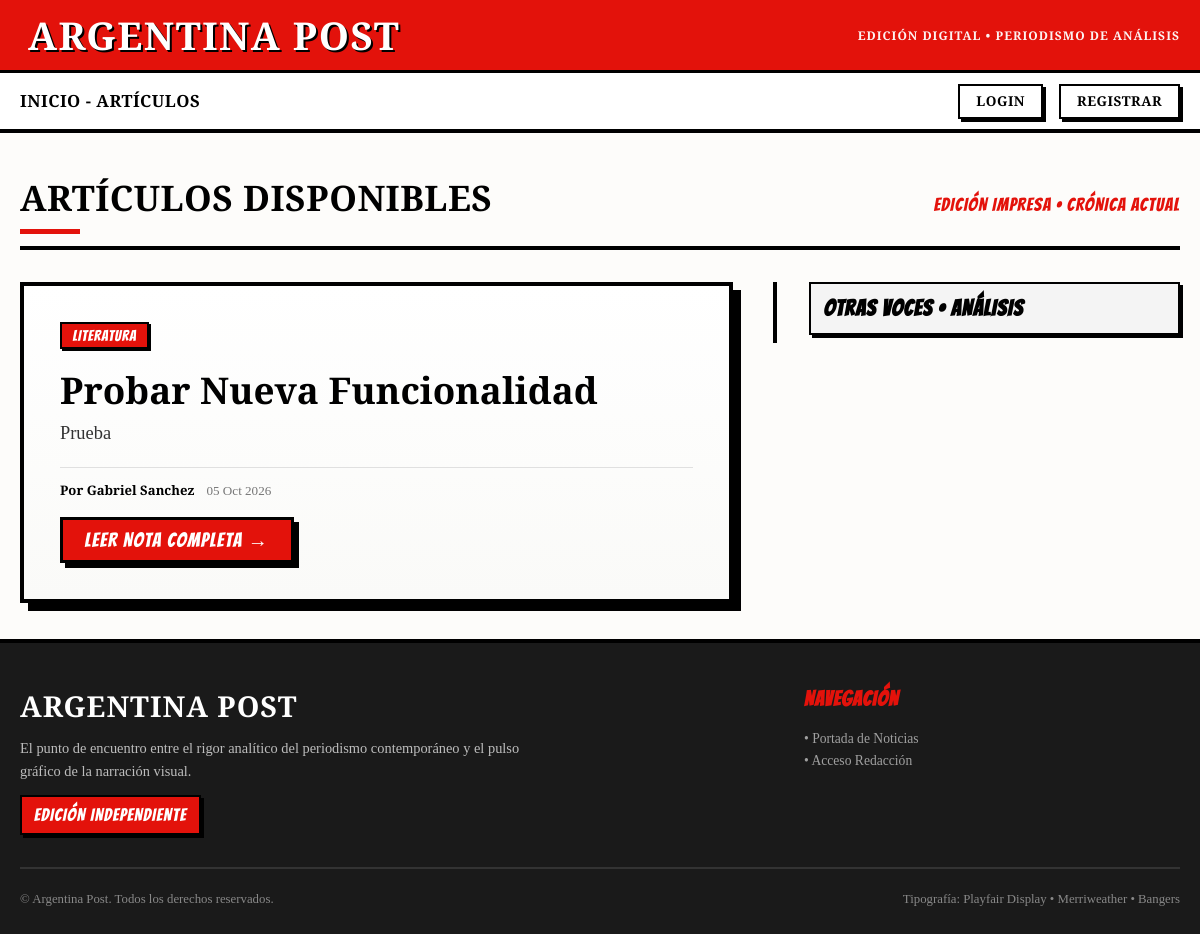
The page / on the database its author committed.
### articles/models.py (models this page shows, shortened)
class Articulos(models.Model):
    title = models.CharField(max_length=200)
    subtitle = models.CharField(max_length = 200, blank=True)
    content = models.TextField()
    opcional_content = models.TextField(blank=True,null=True)
    author = models.ForeignKey(User,on_delete=models.CASCADE)
    category = models.ForeignKey(Categoria,on_delete = models.CASCADE)
    crated_at =models.DateTimeField(auto_now_add=True)
    class Meta:
        verbose_name = "Articulo"
        verbose_name_plural = "Articulos"

class Categoria(models.Model):
    name = models.CharField(max_length=100)

### core/views.py (the view)
# urls.py: path('',Inicio,name="home"),
def Inicio(request:HttpRequest) ->HttpResponse:
    articulos = Articulos.objects.all()
    return render(request,'core/index.html', {"articulos":articulos})

### core/templates/core/index.html (shortened to what this page needs)
{% extends 'base.html' %}
{% load static %}
{% block extra_css %}
<link rel="stylesheet" href="{% static 'articles/css/style.css' %}">
{% endblock extra_css %}
{% block content %}
<section class="portada-header">
    <h2 class="portada-titulo">Artículos Disponibles</h2>
    <span class="portada-edicion">Edición Impresa &bull; Crónica Actual</span>
</section>
{% if articulos %}
<div class="grid-portada">
    <div class="columna-principal">
        {% for articulo in articulos %}
            {% if forloop.first %}
            <article class="tarjeta-articulo tarjeta-destacada">
                {% if articulo.category %}
                <div class="articulo-categoria-wrapper">
                    <span class="badge-comic">{{ articulo.category.name }}</span>
                </div>
                {% endif %}
                <h3 class="articulo-titulo">
                    <a href="{% url 'articles:detalle' articulo.id %}">
                        {{ articulo.title }}
                    </a>
                </h3>
                {% if articulo.subtitle %}
                <p class="articulo-subtitulo">{{ articulo.subtitle }}</p>
                {% endif %}
                <div class="articulo-meta">
                    {% if articulo.author %}
                    <span class="articulo-autor">Por {{ articulo.author.first_name }} {{ articulo.author.last_name }}</span>
                    {% endif %}
                    {% if articulo.crated_at %}
                    <span class="articulo-fecha">{{ articulo.crated_at|date:"d M Y" }}</span>
                    {% endif %}
                </div>
                <div class="articulo-leer-mas">
                    <a href="{% url 'articles:detalle' articulo.id %}" class="btn-comic">Leer Nota Completa &rarr;</a>
                </div>
            </article>
            {% endif %}
        {% endfor %}
    </div>
    <aside class="columna-secundaria">
        <h3 class="columna-secundaria-titulo">Otras Voces &bull; Análisis</h3>
    </aside>
</div>
{% endif %}
{% endblock content %}

### core/static/core/css/style.css (style rules this page uses)
:root { --red-economist: #E3120B; --red-economist-dark: #B80E08; --black-comic: #000000; --white: #FFFFFF; --bg-paper: #FDFCFA; --bg-light: #F4F4F4; --gray-medium: #767676; --gray-dark: #1A1A1A; --comic-border: 3px solid #000000; --comic-border-thin: 2px solid #000000; --comic-border-thick: 4px solid #000000; --comic-shadow: 5px 5px 0px 0px #000000; --comic-shadow-sm: 3px 3px 0px 0px #000000; --comic-shadow-lg: 8px 8px 0px 0px #000000; --font-title: 'Playfair Display', Georgia, 'Times New Roman', serif; --font-body: 'Merriweather', Georgia, serif; --font-comic: 'Bangers', cursive, 'Impact', sans-serif; }
*, *::before, *::after { box-sizing: border-box; margin: 0; padding: 0; }
html { font-size: 16px; scroll-behavior: smooth; }
body { font-family: var(--font-body); background-color: var(--bg-paper); color: var(--black-comic); min-height: 100vh; display: flex; flex-direction: column; line-height: 1.6; -webkit-font-smoothing: antialiased; }
a { color: inherit; text-decoration: none; transition: color 0.15s ease; }
.btn-comic { display: inline-flex; align-items: center; justify-content: center; background-color: var(--red-economist); color: var(--white) !important; font-family: var(--font-comic); font-size: 1.25rem; letter-spacing: 1.2px; text-transform: uppercase; padding: 0.55rem 1.35rem; border: var(--comic-border); box-shadow: var(--comic-shadow); text-decoration: none; cursor: pointer; line-height: 1.1; transition: transform 0.12s ease, box-shadow 0.12s ease, background-color 0.12s ease; user-select: none; }
.badge-comic { display: inline-block; background-color: var(--red-economist); color: var(--white); font-family: var(--font-comic); font-size: 0.95rem; letter-spacing: 0.8px; text-transform: uppercase; padding: 0.2rem 0.65rem; border: var(--comic-border-thin); box-shadow: 2px 2px 0px 0px #000000; line-height: 1.1; }

### articles/static/articles/css/style.css (style rules this page uses)
.portada-header { border-bottom: var(--comic-border-thick); padding-bottom: 0.75rem; margin-bottom: 2rem; display: flex; justify-content: space-between; align-items: baseline; flex-wrap: wrap; gap: 0.5rem; }
.portada-titulo { font-family: var(--font-title); font-size: 2.2rem; font-weight: 900; text-transform: uppercase; letter-spacing: 0.5px; position: relative; display: inline-block; }
.portada-titulo::after { content: ""; display: block; width: 60px; height: 5px; background-color: var(--red-economist); margin-top: 4px; }
.portada-edicion { font-family: var(--font-comic); font-size: 1.15rem; letter-spacing: 1px; color: var(--red-economist); text-transform: uppercase; }
.grid-portada { display: grid; grid-template-columns: 1.75fr 1fr; gap: 2.5rem; align-items: start; }
.columna-principal { display: flex; flex-direction: column; }
.columna-secundaria { border-left: var(--comic-border-thick); padding-left: 2rem; display: flex; flex-direction: column; gap: 1.75rem; }
.columna-secundaria-titulo { font-family: var(--font-comic); font-size: 1.4rem; letter-spacing: 1px; color: var(--black-comic); text-transform: uppercase; background-color: var(--bg-light); border: var(--comic-border-thin); padding: 0.4rem 0.8rem; box-shadow: var(--comic-shadow-sm); display: inline-block; margin-bottom: 0.5rem; }
.tarjeta-articulo { background-color: var(--white); border: var(--comic-border); box-shadow: var(--comic-shadow); padding: 1.5rem; display: flex; flex-direction: column; transition: transform 0.15s ease, box-shadow 0.15s ease; position: relative; }
.tarjeta-destacada { padding: 2.25rem; border: var(--comic-border-thick); box-shadow: var(--comic-shadow-lg); background: linear-gradient(to bottom, #FFFFFF 0%, #FAFAF8 100%); }
.tarjeta-destacada .articulo-titulo { font-size: 2.3rem; line-height: 1.15; margin: 0.75rem 0 0.5rem 0; }
.tarjeta-destacada .articulo-subtitulo { font-size: 1.15rem; line-height: 1.5; color: #333333; margin-bottom: 1.25rem; }
.articulo-categoria-wrapper { margin-bottom: 0.5rem; }
.articulo-titulo { font-family: var(--font-title); font-weight: 900; color: var(--black-comic); }
.articulo-titulo a { color: inherit; text-decoration: none; }
.articulo-subtitulo { font-family: var(--font-body); line-height: 1.5; }
.articulo-meta { display: flex; align-items: center; gap: 0.75rem; font-size: 0.82rem; color: var(--gray-medium); border-top: 1px solid #E0E0E0; padding-top: 0.75rem; margin-top: auto; flex-wrap: wrap; }
.articulo-autor { font-weight: 700; color: var(--black-comic); }
.articulo-leer-mas { margin-top: 1rem; align-self: flex-start; }

### rows shown on the page
Articulos: category.name "LITERATURA", title "Probar Nueva Funcionalidad", subtitle "Prueba", author.first_name "Gabriel", author.last_name "Sanchez", crated_at "05 Oct 2026"
